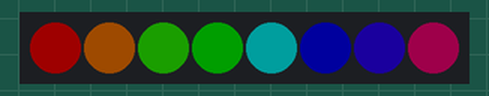
Bench run of a sketch on a simulated ESP32. On the bench: 8 RGB LEDs in strip order, left to right. Dim RGB values are drawn brighter than linear; what the sketch prints to the serial monitor is not drawn.

Above: at 0.15 s.
At 3.48 s:
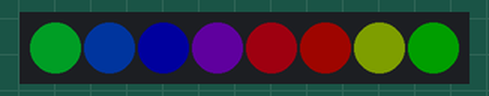
At 9.55 s:
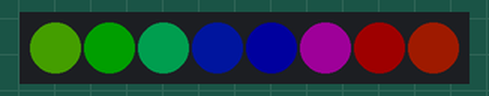
At 19.86 s:
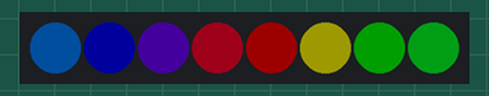
At 30.17 s:
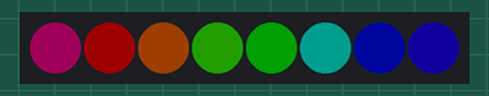
At 39.58 s:
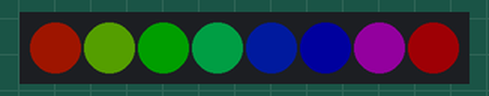
Timing chart, 0 to 40.0 s (numbered marks = the images above):
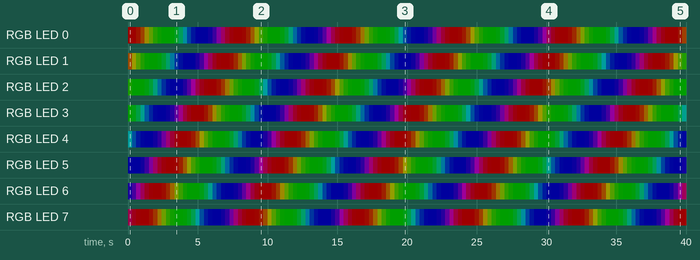

The sketch:

06_led_pixel.ino
```cpp
/*
 * =====================================================
 * CHAPITRE 06 - LEDPIXEL
 * Freenove ESP32-WROVER
 * =====================================================
 *
 * OBJECTIF :
 * Creer un arc-en-ciel tournant sur 8 LED RGB.
 *
 * BRANCHEMENTS :
 * LEDPixel IN S -> GPIO 2
 * LEDPixel IN V -> EXT-3.3V
 * LEDPixel IN G -> GND
 *
 * Bibliotheque : Adafruit NeoPixel
 * =====================================================
 */

#include <Adafruit_NeoPixel.h>

// Broche qui transmet les donnees aux LED
#define PIN_LED 2

// Nombre de LED sur l'anneau
#define NB_LEDS 8

// Creation du controleur NeoPixel
Adafruit_NeoPixel anneau(
  NB_LEDS,
  PIN_LED,
  NEO_GRB + NEO_KHZ800
);

void setup() {

  Serial.begin(115200);

  // Initialise l'anneau
  anneau.begin();

  // Limite la luminosite pour reduire
  // la consommation electrique
  anneau.setBrightness(30);

  // Eteint toutes les LED
  anneau.clear();
  anneau.show();

  Serial.println("CHAPITRE 06 - LEDPIXEL");
  Serial.println("Arc-en-ciel demarre !");
}

void loop() {

  // Fait tourner les couleurs autour de l'anneau
  for (int decalage = 0; decalage < 65536;
       decalage += 256) {

    // Configure chaque LED individuellement
    for (int i = 0; i < NB_LEDS; i++) {

      // Calcule une couleur differente
      // selon la position de la LED
      uint16_t teinte =
        decalage + (i * 65536L / NB_LEDS);

      uint32_t couleur =
        anneau.gamma32(anneau.ColorHSV(teinte));

      // Applique la couleur au pixel
      anneau.setPixelColor(i, couleur);
    }

    // Envoie les donnees a l'anneau
    anneau.show();

    // Vitesse de l'animation
    delay(30);
  }
}
```

Measured:
- by itself, RGB LED 2: off → RGB(5, 30, 0) at 0.00 s, → RGB(0, 30, 0) 0.30 s later, → RGB(0, 30, 3) 0.91 s later, → RGB(0, 30, 10) 0.30 s later, … (110 changes in this stretch)
- by itself, RGB LED 7: off → RGB(30, 0, 14) at 0.00 s, → RGB(30, 0, 5) 0.30 s later, → RGB(30, 0, 1) 0.30 s later, → RGB(30, 0, 0) 0.30 s later, … (112 changes in this stretch)
